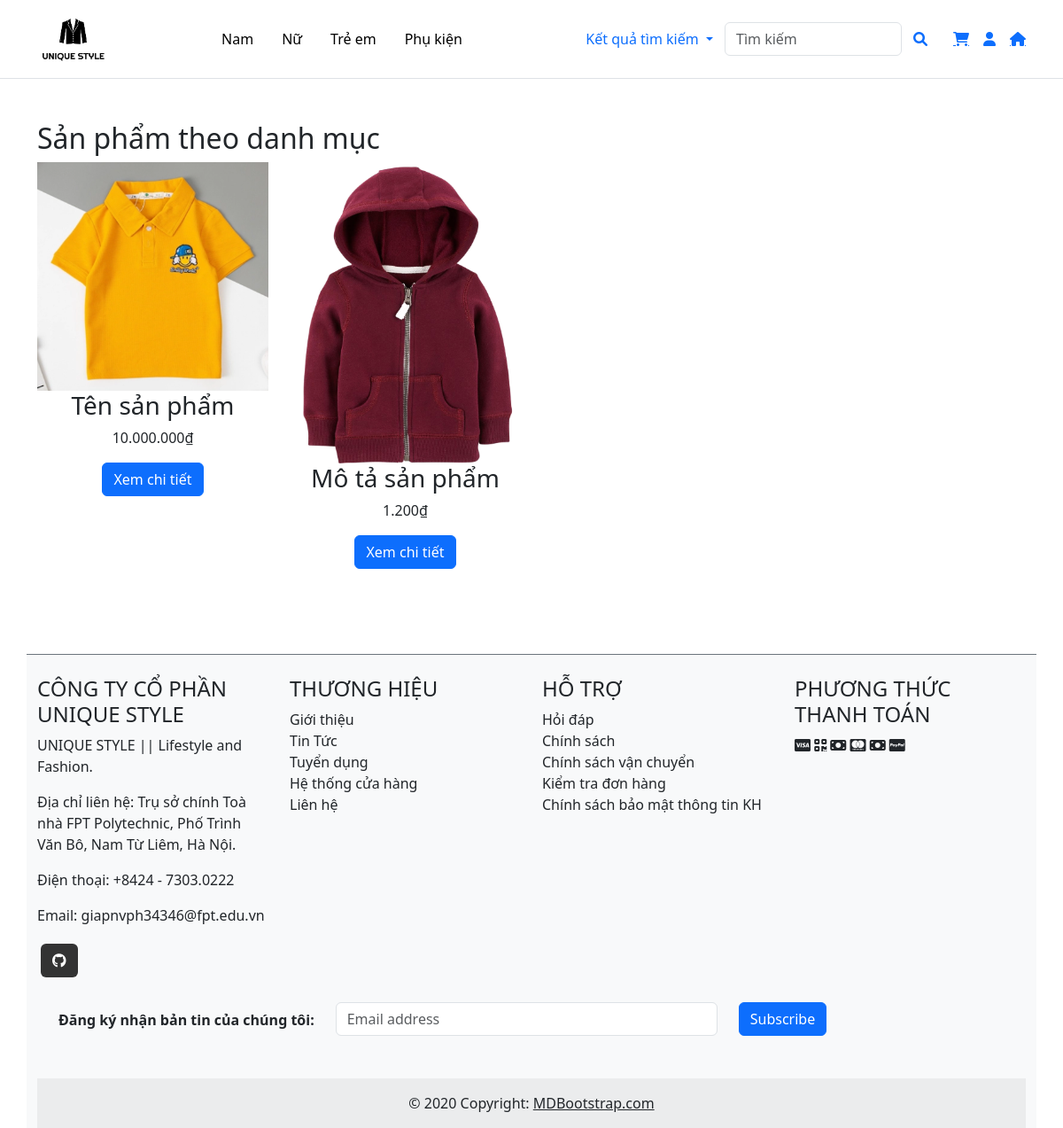
Screenshot of /client-page/index.php?act=danh-muc&id=1 with the database file from the repository.
### tables this page shows
CREATE TABLE `categories` (
  `CategoryID` int NOT NULL,
  `categoryName` varchar(100) NOT NULL
);

CREATE TABLE `products` (
  `id` int NOT NULL,
  `ProductName` varchar(100) NOT NULL,
  `Description` text NOT NULL,
  `Price` int NOT NULL,
  `CategoryID` int NOT NULL,
  `status` int NOT NULL,
  `image` text NOT NULL
);

### client-page/index.php (called while the page is built, shortened)
<?php
require_once '../common/function.php';
$router = new Router();
require_once '../controllers/navbar/DanhMucController.php';
require_once '../models/category.php';
require_once '../models/product/Product.php';
require_once '../controllers/PageController.php';
$act = $_GET['act'] ?? '/';
$router->add('/', 'PageController', 'index');
require_once '../routes/navbar/danhmuc.php';
$router->dispatch($act);

### common/function.php (called while the page is built)
<?php
function connectDB()
{
    $host   = DB_HOST;
    $dbname = DB_NAME;
    try {
        $conn = new PDO(
            "mysql:host=$host; dbname=$dbname",
            DB_USERNAME,
            DB_PASSWORD
        );
        $conn->setAttribute(PDO::ATTR_ERRMODE, PDO::ERRMODE_EXCEPTION);
        $conn->setAttribute(PDO::ATTR_DEFAULT_FETCH_MODE, PDO::FETCH_ASSOC);
        return $conn;
    } catch (\PDOException $e) {
        echo 'lỗi kết nối cơ sở dữ liệu' . $e->getMessage();
    }
}
?>

### models/category.php (called while the page is built, shortened)
<?php
class CategoryManager
{
    private $conn;
    public function __construct()
    {
        $this->conn = connectDB();
    }
    public function showCategories()
    {
        $sql = "SELECT CategoryID, categoryName FROM categories";
        $stmt = $this->conn->query($sql);
        return $stmt->fetchAll(PDO::FETCH_ASSOC);
    }
    public function getCategoryById($CategoryID)
    {
        $query = "SELECT * FROM categories WHERE CategoryID = :CategoryID";
        $stmt = $this->conn->prepare($query);
        $stmt->bindParam(':CategoryID', $CategoryID, PDO::PARAM_INT);
        $stmt->execute();
        return $stmt->fetch(PDO::FETCH_ASSOC);
    }
    public function __destruct()
    {
        $this->conn = null;
    }
}

### models/product/product.php (called while the page is built, shortened)
<?php
class Product
{
    public $conn;
    public function __construct()
    {
        $this->conn = connectDB();
    }
    public function getProductsByCategoryId($categoryId)
    {
        $query = "SELECT * FROM products WHERE CategoryID = :categoryId AND status = 1";
        $stmt = $this->conn->prepare($query);
        $stmt->bindParam(':categoryId', $categoryId, PDO::PARAM_INT);
        $stmt->execute();
        return $stmt->fetchAll(PDO::FETCH_ASSOC);
    }
}

### client-page/views/category/danhmuc.php (the view)
<section class="products py-5">
    <div class="container">
        <h2>Sản phẩm theo danh mục</h2>
        <div class="row row-cols-1 row-cols-md-4 g-4">
            <?php if (!empty($productsList) && count($productsList) > 0): ?>
                <?php foreach ($productsList as $product): ?>
                    <div class="col">
                        <div class="product-item text-center">
                            <img src="<?= $product['image']; ?>" class="img-fluid" alt="<?= htmlspecialchars($product['ProductName']); ?>">
                            <h3><?= htmlspecialchars($product['ProductName']); ?></h3>
                            <p><?= number_format($product['Price'], 0, ',', '.'); ?>₫</p>
                            <a href="?act=detail&id=<?= $product['id']; ?>" class="btn btn-primary">Xem chi tiết</a>
                        </div>
                    </div>
                <?php endforeach; ?>
            <?php else: ?>
                <p>Không có sản phẩm trong danh mục này.</p>
            <?php endif; ?>
        </div>
    </div>
</section>

### client-page/views/header.php (shortened to what this page needs)
<!DOCTYPE html>
<html lang="en">
<head>
  <link rel="stylesheet" href="../client-page/public/styles.css">
  <link rel="stylesheet" href="https://cdnjs.cloudflare.com/ajax/libs/font-awesome/6.0.0-beta3/css/all.min.css" />
  <link href="https://cdn.jsdelivr.net/npm/bootstrap@5.3.0/dist/css/bootstrap.min.css" rel="stylesheet">
</head>
<body>
  <header class="top-header bg-white py-3 border-bottom">
    <div class="container d-flex justify-content-between align-items-center">
      <div class="logo">
        <a href="../client-page">
          <img src="../client-page/images/logo.png" alt="Logo" class="img-fluid" style="height: 50px;">
        </a>
      </div>
      <nav class="navbar">
        <ul class="nav">
          <?php if (!empty($latestCategorysHome) && count($latestCategorysHome) > 0): ?>
            <?php foreach ($latestCategorysHome as $category): ?>
              <li class="nav-item">
                <a href="?act=danh-muc&id=<?= isset($category['CategoryID']) ? urlencode($category['CategoryID']) : ''; ?>" class="nav-link">
                  <?= htmlspecialchars($category['categoryName'], ENT_QUOTES, 'UTF-8'); ?>
                </a>
              </li>
            <?php endforeach; ?>
          <?php else: ?>
            <p>Hiện tại chưa có danh mục nào.</p>
          <?php endif; ?>
        </ul>
      </nav>
      <div class="header-icons d-flex align-items-center gap-3">
        <div class="search-container">
          <form class="d-flex" role="search" method="POST">
            <button class="btn btn-link dropdown-toggle" type="button" id="search-dropdown" data-bs-toggle="dropdown" style="text-decoration: none;">
              Kết quả tìm kiếm
            </button>
            <input type="text" class="form-control" placeholder="Tìm kiếm" name="search_query" id="search-input" required />
            <button class="btn btn-link" name="search" type="submit">
              <i class="fa fa-search"></i>
            </button>
          </form>
        </div>
        <a href="?act=cart-shop" class="fa fa-shopping-cart"></a>
        <?php if (isset($_SESSION['user'])): ?>
          <div class="dropdown">
            <a href="javascript:void(0);" class="fa fa-user dropdown-toggle" id="user-icon" data-bs-toggle="dropdown"
              aria-expanded="false"></a>
            <ul class="dropdown-menu" aria-labelledby="user-icon">
              <li><span class="dropdown-item">Xin chào, <?= $_SESSION['user']['name']; ?></span></li>
              <?php if ($_SESSION['user']['roleID'] == 1): ?>
                <li><a href="/du_an_1/admin-page/" class="dropdown-item">Admin</a></li>
              <?php endif; ?>
              <li><a href="?act=profile" class="dropdown-item">Thông tin cá nhân</a></li>
              <li><a href="?act=payment" class="dropdown-item">Thanh toán</a></li>
              <li><a href="?act=logout" class="dropdown-item">Đăng xuất</a></li>
            </ul>
          </div>
        <?php else: ?>
          <a href="?act=login" class="fa fa-user"></a>
        <?php endif; ?>
        <a href="?act=shopintroduce" class="fa fa-home"></a>
      </div>
    </div>
  </header>

### client-page/public/styles.css (style rules this page uses)
a { color: black; text-decoration: none; }
.navbar .nav-link { color: black; }
#search-input { width: 200px; transition: width 0.3s ease; }

### rows the page displays
categories: categoryName "Nam"
categories: categoryName "Nữ"
categories: categoryName "Trẻ em"
categories: categoryName "Phụ kiện"
products: image (picture), ProductName "Tên sản phẩm", Price "10.000.000"
products: image (picture), ProductName "Mô tả sản phẩm", Price "1.200"
